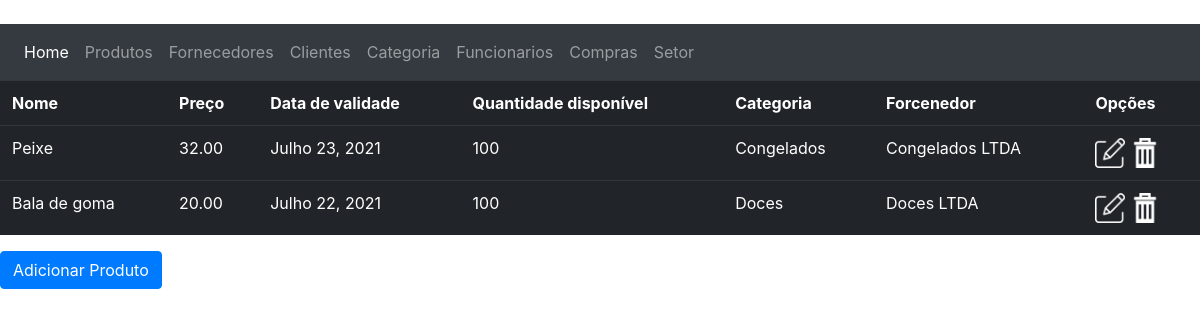
/produtos/, run on the app's committed database.
### mercado/models.py (models this page shows, shortened)
class Produto(models.Model):
    ID_produto = models.AutoField(primary_key=True)
    nome_produto = models.CharField(max_length=100, verbose_name="Nome:")
    data_validade = models.DateField(verbose_name="Data de validade:")
    preco = models.DecimalField(max_digits=5, decimal_places=2, verbose_name="Preço:")
    quantidade_produto = models.IntegerField(verbose_name="Quantidade de produtos:")
    FK_categoria = models.ForeignKey(Categoria, on_delete=models.CASCADE, verbose_name="Categoria:")
    FK_fornecedor = models.ForeignKey(Fornecedor, on_delete=models.CASCADE, verbose_name="Fornecedor:")

class Categoria(models.Model):
    ID_categoria = models.AutoField(primary_key=True)
    nome_categoria = models.CharField(max_length=45, verbose_name="Nome Categoria:")
    def __str__(self):
        return self.nome_categoria

class Fornecedor(models.Model):
    ID_fornecedor = models.AutoField(primary_key=True)
    nome_fornecedor = models.CharField(max_length=100, verbose_name="Nome:")
    email_fornecedor = models.CharField(max_length=100, verbose_name="Email:")
    cnpj= models.CharField(max_length=18, verbose_name="CNPJ:")
    telefone = models.CharField(max_length=13, verbose_name="Telefone:")
    def __str__(self):
        return self.nome_fornecedor
    class Meta:
        verbose_name_plural="Fornecedores"

### mercado/views.py (the view)
# urls.py: path('produtos/', produtos, name="url_produtos"),
def produtos(request):
    data = {}
    data["Produtos"] = Produto.objects.all()
    return render(request, "mercado/html/produtos.html", data)

### mercado/templates/mercado/html/produtos.html (shortened to what this page needs)
﻿<!DOCTYPE html>
<html lang="pt-br">
<head>
    {% load static %}
    <link rel="stylesheet" href="https://maxcdn.bootstrapcdn.com/bootstrap/4.0.0/css/bootstrap.min.css">
    <link rel="stylesheet" href="{% static 'css/main.css' %}">
</head>
<body>
    <nav class="navbar navbar-expand-lg bg-dark navbar-dark">
        <ul class="navbar-nav">
            <li class="nav-item active">
                <a class="nav-link" href="{% url 'url_index' %}">Home</a>
            </li>
            <li class="nav-item">
                <a class="nav-link" href="{% url 'url_produtos' %}">Produtos</a>
            </li>
            <li class="nav-item">
                <a class="nav-link" href="{% url 'url_fornecedores' %}">Fornecedores</a>
            </li>
            <li class="nav-item">
                <a class="nav-link" href="{% url 'url_clientes' %}">Clientes</a>
            </li>
            <li class="nav-item">
                <a class="nav-link" href="{% url 'url_categorias' %}">Categoria</a>
            </li>
            <li class="nav-item">
                <a class="nav-link" href="{% url 'url_funcionarios' %}">Funcionarios</a>
            </li>
            <li class="nav-item">
                <a class="nav-link" href="{% url 'url_compras' %}">Compras</a>
            </li>
            <li class="nav-item">
                <a class="nav-link" href="{% url 'url_setores' %}">Setor</a>
            </li>
        </ul>
    </nav>
    <table class="table table-dark table-hover">
        <tr>
            <th>Nome</th>
            <th>Preço</th>
            <th>Data de validade</th>
            <th>Quantidade disponível</th>
            <th>Categoria</th>
            <th>Forcenedor</th>
            <th>Opções</th>
        </tr>
        {% for produto in Produtos %}
        <tr>
            <td>{{ produto.nome_produto }}</td>
            <td>{{ produto.preco }}</td>
            <td>{{ produto.data_validade }}</td>
            <td>{{ produto.quantidade_produto }}</td>
            <td>{{ produto.FK_categoria }}</td>
            <td>{{ produto.FK_fornecedor }}</td>
            <td>
                <a href="{% url 'url_atualizar_produto' produto.ID_produto %}"><img src="{% static "img/editar.png" %}" class="botaoOpcoes" alt="botão editar"></a>
                <a href="{% url 'url_deletar_produto' produto.ID_produto %}"><img src="{% static "img/deletar.png" %}" class="botaoOpcoes" alt="botão deletar"></a>
            </td>
        </tr>
        {% endfor %}
    </table>
    <a href="{% url 'url_cadastro_produto' %}">
        <button type="submit" class="btn btn-primary float-left">Adicionar Produto</button>
    </a>
</body>
</html>

### mercado/static/css/main.css (style rules this page uses)
.botaoOpcoes { width: 30px; height: 30px; }

### data on the page
Produto: nome_produto "Peixe", preco "32.00", data_validade "Julho 23, 2021", quantidade_produto "100", FK_categoria "Congelados", FK_fornecedor "Congelados LTDA"
Produto: nome_produto "Bala de goma", preco "20.00", data_validade "Julho 22, 2021", quantidade_produto "100", FK_categoria "Doces", FK_fornecedor "Doces LTDA"
